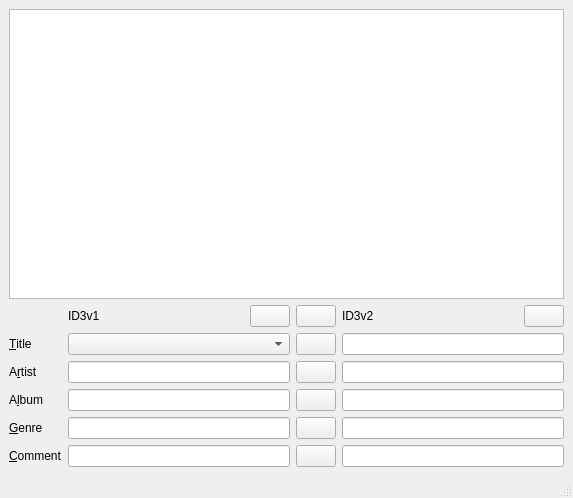
<ui version="4.0" >
 <class>MainWindow</class>
 <widget class="QMainWindow" name="MainWindow" >
  <property name="geometry" >
   <rect>
    <x>0</x>
    <y>0</y>
    <width>573</width>
    <height>498</height>
   </rect>
  </property>
  <property name="sizePolicy" >
   <sizepolicy vsizetype="Expanding" hsizetype="Expanding" >
    <horstretch>0</horstretch>
    <verstretch>0</verstretch>
   </sizepolicy>
  </property>
  <property name="windowTitle" >
   <string>ID3EncodingConverter</string>
  </property>
  <property name="windowIcon" >
   <iconset/>
  </property>
  <widget class="QWidget" name="centralwidget" >
   <layout class="QVBoxLayout" >
    <item>
     <widget class="QTreeView" name="treeView" >
      <property name="editTriggers" >
       <set>QAbstractItemView::NoEditTriggers</set>
      </property>
      <property name="alternatingRowColors" >
       <bool>true</bool>
      </property>
      <property name="selectionMode" >
       <enum>QAbstractItemView::ExtendedSelection</enum>
      </property>
     </widget>
    </item>
    <item>
     <layout class="QVBoxLayout" >
      <item>
       <layout class="QGridLayout" >
        <item row="1" column="0" >
         <widget class="QLabel" name="titlelabel" >
          <property name="text" >
           <string>&amp;Title</string>
          </property>
          <property name="buddy" >
           <cstring>v2title</cstring>
          </property>
         </widget>
        </item>
        <item row="1" column="1" >
         <widget class="KComboBox" name="v1title" >
          <property name="toolTip" >
           <string>Choose correct representation of song title</string>
          </property>
          <property name="whatsThis" >
           <string>Choose the correct encoding of the ID3v1 tag. All tags beneath will be updated according to the selection. If the actual encoding is unknown, choose the string that makes sense.</string>
          </property>
          <property name="modelColumn" >
           <number>0</number>
          </property>
         </widget>
        </item>
        <item row="1" column="3" >
         <widget class="QLineEdit" name="v2title" >
          <property name="toolTip" >
           <string/>
          </property>
          <property name="autoFillBackground" >
           <bool>false</bool>
          </property>
         </widget>
        </item>
        <item row="2" column="0" >
         <widget class="QLabel" name="artistlabel" >
          <property name="text" >
           <string>A&amp;rtist</string>
          </property>
          <property name="buddy" >
           <cstring>v2artist</cstring>
          </property>
         </widget>
        </item>
        <item row="2" column="1" >
         <widget class="QLineEdit" name="v1artist" >
          <property name="readOnly" >
           <bool>true</bool>
          </property>
         </widget>
        </item>
        <item row="2" column="3" >
         <widget class="QLineEdit" name="v2artist" />
        </item>
        <item row="3" column="0" >
         <widget class="QLabel" name="albumlabel" >
          <property name="text" >
           <string>A&amp;lbum</string>
          </property>
          <property name="buddy" >
           <cstring>v2album</cstring>
          </property>
         </widget>
        </item>
        <item row="3" column="1" >
         <widget class="QLineEdit" name="v1album" >
          <property name="readOnly" >
           <bool>true</bool>
          </property>
         </widget>
        </item>
        <item row="3" column="3" >
         <widget class="QLineEdit" name="v2album" />
        </item>
        <item row="4" column="0" >
         <widget class="QLabel" name="genrelabel" >
          <property name="text" >
           <string>&amp;Genre</string>
          </property>
          <property name="buddy" >
           <cstring>v2genre</cstring>
          </property>
         </widget>
        </item>
        <item row="4" column="1" >
         <widget class="QLineEdit" name="v1genre" >
          <property name="readOnly" >
           <bool>true</bool>
          </property>
         </widget>
        </item>
        <item row="4" column="3" >
         <widget class="QLineEdit" name="v2genre" />
        </item>
        <item row="5" column="0" >
         <widget class="QLabel" name="commentlabel" >
          <property name="text" >
           <string>&amp;Comment</string>
          </property>
          <property name="buddy" >
           <cstring>v2comment</cstring>
          </property>
         </widget>
        </item>
        <item row="5" column="1" >
         <widget class="QLineEdit" name="v1comment" >
          <property name="readOnly" >
           <bool>true</bool>
          </property>
         </widget>
        </item>
        <item row="5" column="3" >
         <widget class="QLineEdit" name="v2comment" />
        </item>
        <item row="1" column="2" >
         <widget class="QPushButton" name="convertTitleButton" >
          <property name="toolTip" >
           <string>Copy song title</string>
          </property>
          <property name="whatsThis" >
           <string>Copy the title tag from ID3v1 to ID3v2.</string>
          </property>
          <property name="text" >
           <string/>
          </property>
          <property name="icon" >
           <iconset/>
          </property>
         </widget>
        </item>
        <item row="2" column="2" >
         <widget class="QPushButton" name="convertArtistButton" >
          <property name="toolTip" >
           <string>Copy artist</string>
          </property>
          <property name="whatsThis" >
           <string>Copy the artist tag from ID3v1 to ID3v2.</string>
          </property>
          <property name="text" >
           <string/>
          </property>
          <property name="icon" >
           <iconset/>
          </property>
         </widget>
        </item>
        <item row="3" column="2" >
         <widget class="QPushButton" name="convertAlbumButton" >
          <property name="toolTip" >
           <string>Copy album</string>
          </property>
          <property name="whatsThis" >
           <string>Copy the album tag from ID3v1 to ID3v2.</string>
          </property>
          <property name="text" >
           <string/>
          </property>
          <property name="icon" >
           <iconset/>
          </property>
         </widget>
        </item>
        <item row="4" column="2" >
         <widget class="QPushButton" name="convertGenreButton" >
          <property name="toolTip" >
           <string>Copy genre</string>
          </property>
          <property name="whatsThis" >
           <string>Copy the genre tag from ID3v1 to ID3v2.</string>
          </property>
          <property name="text" >
           <string/>
          </property>
          <property name="icon" >
           <iconset/>
          </property>
         </widget>
        </item>
        <item row="5" column="2" >
         <widget class="QPushButton" name="convertCommentButton" >
          <property name="toolTip" >
           <string>Copy comment</string>
          </property>
          <property name="whatsThis" >
           <string>Copy the comment tag from ID3v1 to ID3v2.</string>
          </property>
          <property name="text" >
           <string/>
          </property>
          <property name="icon" >
           <iconset/>
          </property>
         </widget>
        </item>
        <item row="0" column="2" >
         <widget class="QPushButton" name="convertAllButton" >
          <property name="toolTip" >
           <string>Convert all tags to ID3v2</string>
          </property>
          <property name="whatsThis" >
           <string>Copy all tags from ID3v1 to ID3v2.</string>
          </property>
          <property name="text" >
           <string/>
          </property>
          <property name="icon" >
           <iconset/>
          </property>
          <property name="iconSize" >
           <size>
            <width>20</width>
            <height>20</height>
           </size>
          </property>
         </widget>
        </item>
        <item row="0" column="1" >
         <layout class="QHBoxLayout" >
          <item>
           <widget class="QLabel" name="v1label" >
            <property name="text" >
             <string>ID3v1</string>
            </property>
            <property name="textFormat" >
             <enum>Qt::PlainText</enum>
            </property>
           </widget>
          </item>
          <item>
           <spacer>
            <property name="orientation" >
             <enum>Qt::Horizontal</enum>
            </property>
            <property name="sizeHint" >
             <size>
              <width>40</width>
              <height>20</height>
             </size>
            </property>
           </spacer>
          </item>
          <item>
           <widget class="QPushButton" name="v1removeButton" >
            <property name="toolTip" >
             <string>Delete ID3v1 tag</string>
            </property>
            <property name="whatsThis" >
             <string>This deletes the ID3v1 tag and can be used once it was converted to ID3v2.</string>
            </property>
            <property name="text" >
             <string/>
            </property>
            <property name="icon" >
             <iconset/>
            </property>
            <property name="iconSize" >
             <size>
              <width>20</width>
              <height>20</height>
             </size>
            </property>
           </widget>
          </item>
         </layout>
        </item>
        <item row="0" column="3" >
         <layout class="QHBoxLayout" >
          <item>
           <widget class="QLabel" name="v2label" >
            <property name="text" >
             <string>ID3v2</string>
            </property>
           </widget>
          </item>
          <item>
           <spacer>
            <property name="orientation" >
             <enum>Qt::Horizontal</enum>
            </property>
            <property name="sizeHint" >
             <size>
              <width>40</width>
              <height>20</height>
             </size>
            </property>
           </spacer>
          </item>
          <item>
           <widget class="QPushButton" name="v2recode" >
            <property name="toolTip" >
             <string>Repair encoding of ID3v2 tag</string>
            </property>
            <property name="whatsThis" >
             <string>This repairs the encoding of the ID3v2 tag when the tag was encoded in something different then the standard Unicode.</string>
            </property>
            <property name="text" >
             <string/>
            </property>
            <property name="icon" >
             <iconset/>
            </property>
            <property name="iconSize" >
             <size>
              <width>20</width>
              <height>20</height>
             </size>
            </property>
           </widget>
          </item>
         </layout>
        </item>
       </layout>
      </item>
     </layout>
    </item>
   </layout>
  </widget>
  <widget class="QStatusBar" name="statusbar" />
 </widget>
 <customwidgets>
  <customwidget>
   <class>KComboBox</class>
   <extends>QComboBox</extends>
   <header>kcombobox.h</header>
  </customwidget>
 </customwidgets>
 <tabstops>
  <tabstop>v2title</tabstop>
  <tabstop>v1artist</tabstop>
  <tabstop>v2artist</tabstop>
  <tabstop>v1album</tabstop>
  <tabstop>v2album</tabstop>
  <tabstop>v1genre</tabstop>
  <tabstop>v2genre</tabstop>
  <tabstop>v1comment</tabstop>
  <tabstop>v2comment</tabstop>
 </tabstops>
 <resources/>
 <connections/>
</ui>
